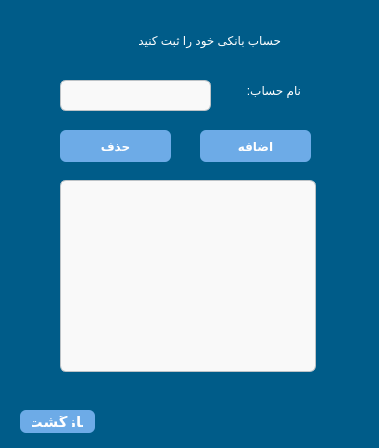
<?xml version="1.0" encoding="UTF-8"?>
<ui version="4.0">
 <class>Form</class>
 <widget class="QWidget" name="Form">
  <property name="geometry">
   <rect>
    <x>0</x>
    <y>0</y>
    <width>379</width>
    <height>448</height>
   </rect>
  </property>
  <property name="windowTitle">
   <string>Form</string>
  </property>
  <property name="styleSheet">
   <string notr="true">QWidget {
    background-color: rgb(0, 92, 137);
	color: white
}
</string>
  </property>
  <widget class="QLineEdit" name="accountLineEdit">
   <property name="geometry">
    <rect>
     <x>60</x>
     <y>80</y>
     <width>151</width>
     <height>31</height>
    </rect>
   </property>
   <property name="styleSheet">
    <string notr="true">QLineEdit {
    background-color: #f9f9f9;
    color: #2c3e50;
    border: 1px solid #bdc3c7;
    border-radius: 6px;
    padding: 6px;
    font-size: 14px;
}

QLineEdit:focus {
    border: 1px solid #3498db;
    background-color: #ecf6fc;
}

</string>
   </property>
  </widget>
  <widget class="QPushButton" name="deleteButton">
   <property name="geometry">
    <rect>
     <x>60</x>
     <y>130</y>
     <width>111</width>
     <height>32</height>
    </rect>
   </property>
   <property name="styleSheet">
    <string notr="true">QPushButton {
	font: 16pt &quot;.AppleSystemUIFont&quot;;
    background-color:rgb(109, 171, 231);
    color: white;
    border-radius: 6px;
    padding: 6px 12px;
    font-weight: bold;
}
QPushButton:hover {
    background-color: rgb(109, 160, 200);
}

</string>
   </property>
   <property name="text">
    <string>حذف</string>
   </property>
  </widget>
  <widget class="QListWidget" name="accountListWidget">
   <property name="geometry">
    <rect>
     <x>60</x>
     <y>180</y>
     <width>256</width>
     <height>192</height>
    </rect>
   </property>
   <property name="styleSheet">
    <string notr="true">QListWidget {
    background-color: #f9f9f9;
    color: #2c3e50;
    border: 1px solid #bdc3c7;
    border-radius: 6px;
    padding: 6px;
    font-size: 14px;
}

QListWidget:focus {
    border: 1px solid #3498db;
    background-color: #ecf6fc;
}
</string>
   </property>
  </widget>
  <widget class="QPushButton" name="addButton">
   <property name="geometry">
    <rect>
     <x>200</x>
     <y>130</y>
     <width>111</width>
     <height>32</height>
    </rect>
   </property>
   <property name="styleSheet">
    <string notr="true">QPushButton {
	font: 16pt &quot;.AppleSystemUIFont&quot;;
    background-color:rgb(109, 171, 231);
    color: white;
    border-radius: 6px;
    padding: 6px 12px;
    font-weight: bold;
}
QPushButton:hover {
    background-color: rgb(109, 160, 200);
}

</string>
   </property>
   <property name="text">
    <string>اضافه</string>
   </property>
  </widget>
  <widget class="QPushButton" name="backbutton">
   <property name="geometry">
    <rect>
     <x>20</x>
     <y>410</y>
     <width>75</width>
     <height>23</height>
    </rect>
   </property>
   <property name="font">
    <font>
     <family>.AppleSystemUIFont</family>
     <pointsize>11</pointsize>
     <weight>75</weight>
     <italic>false</italic>
     <bold>true</bold>
    </font>
   </property>
   <property name="styleSheet">
    <string notr="true">QPushButton {
	font: 11pt &quot;.AppleSystemUIFont&quot;;
    background-color:rgb(109, 171, 231);
    color: white;
    border-radius: 6px;
    padding: 6px 12px;
    font-weight: bold;
}
QPushButton:hover {
    background-color: rgb(109, 160, 200);
}

</string>
   </property>
   <property name="text">
    <string>بازگشت</string>
   </property>
  </widget>
  <widget class="QLabel" name="label_3">
   <property name="geometry">
    <rect>
     <x>220</x>
     <y>80</y>
     <width>81</width>
     <height>21</height>
    </rect>
   </property>
   <property name="styleSheet">
    <string notr="true">font: 16pt &quot;.AppleSystemUIFont&quot;;</string>
   </property>
   <property name="text">
    <string>نام حساب:</string>
   </property>
  </widget>
  <widget class="QLabel" name="label">
   <property name="geometry">
    <rect>
     <x>80</x>
     <y>30</y>
     <width>201</width>
     <height>21</height>
    </rect>
   </property>
   <property name="styleSheet">
    <string notr="true">font: 16pt &quot;.AppleSystemUIFont&quot;;</string>
   </property>
   <property name="text">
    <string>حساب بانکی خود را ثبت کنید</string>
   </property>
  </widget>
 </widget>
 <resources/>
 <connections/>
</ui>
